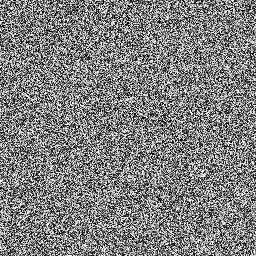
%> input picture imgs_test/village_enc.png, 256 x 256 px
$ octave test_53_NPCRUACI_test.m   (GNU Octave 9; MATLAB toolbox functions it lacks are replaced by stand-ins)
%> lines starting %> are read from the running program, lines starting %| are printed output that depends on the picture
### imgs_test/NPCRUACIBACI.m
function nu = NPCRUACIBACI(P1,P2)

nu=zeros(1,3);
P1=double(P1);
P2=double(P2);
[M ,N]=size(P1);
D=(P1~=P2);

nu(1)=sum(sum(D))/(M*N)*100;
%fprintf('NPCR= % 8.4f % % .\n',nu(1));

nu(2)=sum(sum(abs(P1-P2)))/(255*M*N)*100;
% [15 lines of commented-out code are left out]

end

### imgs_test/test_53_NPCRUACI_test.m
% This plage is used to test NPCR and UACI

% function NPCRUACIBACI() can be used for this test

% NPCR (99.6026, 99.6162) 99.6094%
% UACI (33.4379, 33.4891) 33.4635%

% clock 10
% plane 3 5
% rocks 3
% village 2 5


% village uaci
% 4 27.8379013
% 6 30.8660409
% 3 32.4752448
% 5 36.6173837
% 2 38.9741785

% (30.8660409 + 36.6173837)/2
% 33.4417123

A = imread('village_enc.png');
%> A is the input picture: size 256x256 uint8; min 0, max 255, mean 127.7
B = imread('village_enc5.png');
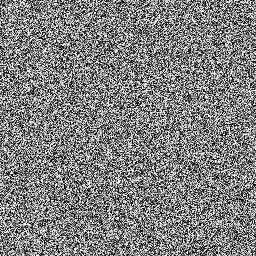
%> input picture imgs_test/village_enc5.png, 256 x 256 px
%> B is the input picture: size 256x256 uint8; min 0, max 255, mean 127.9

nu = NPCRUACIBACI(A,B);
%> in NPCRUACIBACI, `D=(P1~=P2);`:
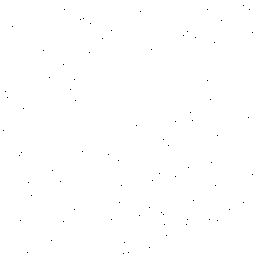
%> D: size 256x256 logical; 99.9% white; black in thin lines or dots
%> nu = [99.88 36.62 0]
